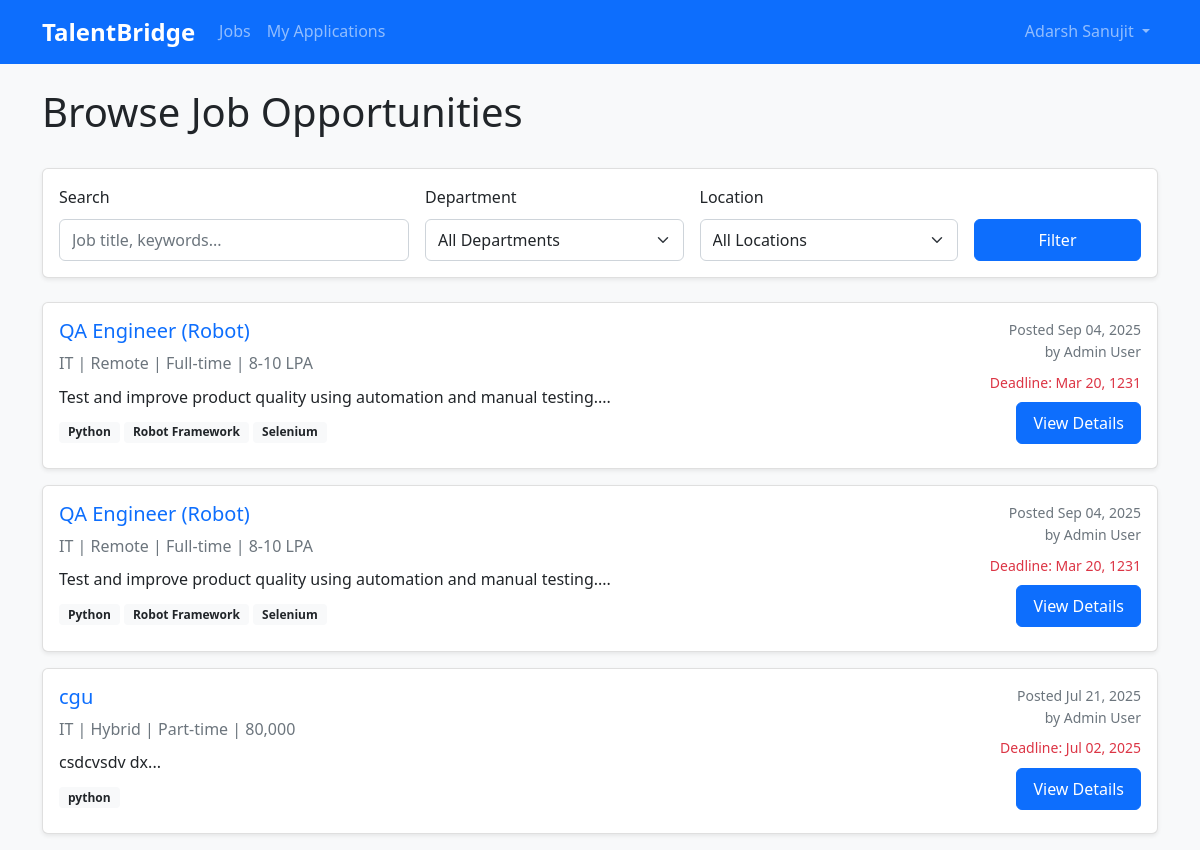
Screenshot of /jobs/list (signed in) with the database file from the repository.
### app/models.py (models this page shows, shortened)
class User(UserMixin, db.Model):
    id = db.Column(db.Integer, primary_key=True)
    username = db.Column(db.String(80), unique=True, nullable=False)
    email = db.Column(db.String(120), unique=True, nullable=False)
    password = db.Column(db.String(120), nullable=False)
    role = db.Column(db.String(20), nullable=False, default='employee')
    first_name = db.Column(db.String(50), nullable=False)
    last_name = db.Column(db.String(50), nullable=False)
    department = db.Column(db.String(100))
    location = db.Column(db.String(100))
    skills = db.Column(db.Text)
    phone = db.Column(db.String(20))
    resume_filename = db.Column(db.String(200))
    created_at = db.Column(db.DateTime, default=datetime.utcnow)
    applications = db.relationship('Application', backref='applicant', lazy=True)
    posted_jobs = db.relationship('Job', backref='posted_by_user', lazy=True)
    def get_full_name(self):
        return f"{self.first_name} {self.last_name}"

class Job(db.Model):
    id = db.Column(db.Integer, primary_key=True)
    title = db.Column(db.String(200), nullable=False)
    department = db.Column(db.String(100), nullable=False)
    location = db.Column(db.String(100), nullable=False)
    description = db.Column(db.Text, nullable=False)
    requirements = db.Column(db.Text)
    skills_required = db.Column(db.Text)
    salary_range = db.Column(db.String(100))
    job_type = db.Column(db.String(50), default='Full-time')
    status = db.Column(db.String(20), default='active')
    deadline = db.Column(db.DateTime)
    posted_by = db.Column(db.Integer, db.ForeignKey('user.id'), nullable=False)
    created_at = db.Column(db.DateTime, default=datetime.utcnow)
    updated_at = db.Column(db.DateTime, default=datetime.utcnow, onupdate=datetime.utcnow)
    applications = db.relationship('Application', backref='job', lazy=True, cascade='all, delete-orphan')

### app/routes/jobs.py (the view, shortened to what this page needs)
@jobs_bp.route('/list')
@login_required
def job_list():
    page = request.args.get('page', 1, type=int)
    department = request.args.get('department', '')
    location = request.args.get('location', '')
    search = request.args.get('search', '')
    query = Job.query.filter_by(status='active')
    if department:
        query = query.filter(Job.department.ilike(f'%{department}%'))
    if location:
        query = query.filter(Job.location.ilike(f'%{location}%'))
    jobs = query.order_by(Job.created_at.desc()).paginate(
        page=page, per_page=10, error_out=False
    )
    departments = db.session.query(Job.department.distinct()).all()
    locations = db.session.query(Job.location.distinct()).all()
    return render_template('jobs/job_list.html',
                         jobs=jobs, departments=departments, locations=locations,
                         current_filters={'department': department, 'location': location, 'search': search})

### app/templates/jobs/job_list.html (shortened to what this page needs)
{% extends "base.html" %}
{% block content %}
<div class="row">
    <div class="col-12">
        <div class="d-flex justify-content-between align-items-center mb-4">
            <h1>Browse Job Opportunities</h1>
        </div>
    </div>
</div>
<div class="row mb-4">
    <div class="col-12">
        <div class="card">
            <div class="card-body">
                <form method="GET" class="row g-3">
                    <div class="col-md-4">
                        <label for="search" class="form-label">Search</label>
                        <input type="text" class="form-control" id="search" name="search"
                               placeholder="Job title, keywords..." value="{{ current_filters.search }}">
                    </div>
                    <div class="col-md-3">
                        <label for="department" class="form-label">Department</label>
                        <select class="form-select" id="department" name="department">
                            <option value="">All Departments</option>
                        </select>
                    </div>
                    <div class="col-md-3">
                        <label for="location" class="form-label">Location</label>
                        <select class="form-select" id="location" name="location">
                            <option value="">All Locations</option>
                        </select>
                    </div>
                    <div class="col-md-2 d-flex align-items-end">
                        <button type="submit" class="btn btn-primary w-100">Filter</button>
                    </div>
                </form>
            </div>
        </div>
    </div>
</div>
<div class="row">
    <div class="col-12">
        {% if jobs.items %}
            {% for job in jobs.items %}
            <div class="card mb-3">
                <div class="card-body">
                    <div class="row">
                        <div class="col-md-8">
                            <h5><a href="{{ url_for('jobs.job_detail', job_id=job.id) }}" class="text-decoration-none">{{ job.title }}</a></h5>
                            <p class="text-muted mb-2">
                                 {{ job.department }} |
                                 {{ job.location }} |
                                 {{ job.job_type }}
                                {% if job.salary_range %}|  {{ job.salary_range }}{% endif %}
                            </p>
                            <p class="mb-2">{{ job.description[:200] }}...</p>
                            {% if job.skills_required %}
                            <div class="mb-2">
                                {% for skill in job.skills_required.split(',')[:3] %}
                                <span class="badge bg-light text-dark">{{ skill.strip() }}</span>
                                {% endfor %}
                            </div>
                            {% endif %}
                        </div>
                        <div class="col-md-4 text-md-end">
                            <p class="text-muted small mb-2">
                                Posted {{ job.created_at.strftime('%b %d, %Y') }}<br>
                                by {{ job.posted_by_user.get_full_name() }}
                            </p>
                            {% if job.deadline %}
                            <p class="text-danger small mb-2">
                                Deadline: {{ job.deadline.strftime('%b %d, %Y') }}
                            </p>
                            {% endif %}
                            <a href="{{ url_for('jobs.job_detail', job_id=job.id) }}" class="btn btn-primary">View Details</a>
                        </div>
                    </div>
                </div>
            </div>
            {% endfor %}
        {% else %}
        <div class="alert alert-info" role="alert">
            <h4 class="alert-heading">No jobs found</h4>
            <p>There are no job openings matching your search criteria. Try adjusting your filters or check back later for new opportunities.</p>
        </div>
        {% endif %}
    </div>
</div>
{% endblock %}

### app/templates/base.html (shortened to what this page needs)
<!DOCTYPE html>
<html lang="en">
<head>
    <link href="https://cdn.jsdelivr.net/npm/bootstrap@5.1.3/dist/css/bootstrap.min.css" rel="stylesheet">
    <link href="{{ url_for('static', filename='css/style.css') }}" rel="stylesheet">
</head>
<body>
    <nav class="navbar navbar-expand-lg navbar-dark bg-primary">
        <div class="container">
            <a class="navbar-brand" href="{{ url_for('index') }}">TalentBridge</a>
            {% if current_user.is_authenticated %}
            <div class="collapse navbar-collapse" id="navbarNav">
                <ul class="navbar-nav me-auto">
                    <li class="nav-item">
                        <a class="nav-link" href="{{ url_for('jobs.job_list') }}">Jobs</a>
                    </li>
                    <li class="nav-item">
                        <a class="nav-link" href="{{ url_for('applications.my_applications') }}">My Applications</a>
                    </li>
                </ul>
                <ul class="navbar-nav">
                    <li class="nav-item dropdown">
                        <a class="nav-link dropdown-toggle" href="#" role="button" data-bs-toggle="dropdown">
                            {{ current_user.get_full_name() }}
                        </a>
                    </li>
                </ul>
            </div>
            {% endif %}
        </div>
    </nav>
    <main class="container mt-4">
        {% block content %}{% endblock %}
    </main>
</body>
</html>

### app/static/css/style.css (style rules this page uses)
:root { --primary-color: #0d6efd; --secondary-color: #6c757d; --success-color: #198754; --info-color: #0dcaf0; --warning-color: #ffc107; --danger-color: #dc3545; --light-color: #f8f9fa; --dark-color: #212529; }
body { font-family: 'Segoe UI', Tahoma, Geneva, Verdana, sans-serif; background-color: #f8f9fa; line-height: 1.6; }
.navbar-brand { font-weight: bold; font-size: 1.5rem; }
.card { box-shadow: 0 0.125rem 0.25rem rgba(0, 0, 0, 0.075); border: 1px solid rgba(0, 0, 0, 0.125); border-radius: 0.375rem; }
.badge { font-size: 0.75em; padding: 0.375em 0.75em; }
.btn { font-weight: 500; border-radius: 0.375rem; padding: 0.5rem 1rem; transition: all 0.2s ease-in-out; }
.form-control, .form-select { border-radius: 0.375rem; border: 1px solid #ced4da; padding: 0.5rem 0.75rem; transition: border-color 0.15s ease-in-out, box-shadow 0.15s ease-in-out; }

### rows the page displays
User: get_full_name "Adarsh Sanujit"
Job: title "QA Engineer (Robot)", department "IT", location "Remote", job_type "Full-time", salary_range "8-10 LPA", description "Test and improve product quality using automation and manual testing.", strip "Python" "Robot Framework" "Selenium", created_at "Sep 04, 2025", posted_by_user.get_full_name "Admin User", deadline "Mar 20, 1231"
Job: title "QA Engineer (Robot)", department "IT", location "Remote", job_type "Full-time", salary_range "8-10 LPA", description "Test and improve product quality using automation and manual testing.", strip "Python" "Robot Framework" "Selenium", created_at "Sep 04, 2025", posted_by_user.get_full_name "Admin User", deadline "Mar 20, 1231"
Job: title "cgu", department "IT", location "Hybrid", job_type "Part-time", salary_range "80,000", description "csdcvsdv dx", strip "python", created_at "Jul 21, 2025", posted_by_user.get_full_name "Admin User", deadline "Jul 02, 2025"
